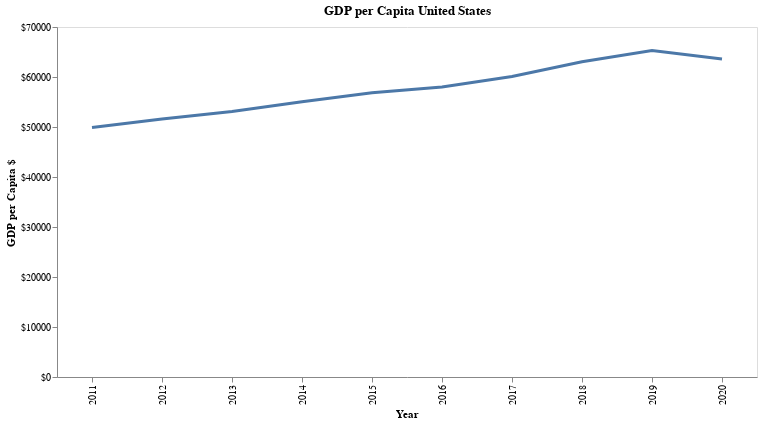

Notebook code cell kept with this figure:
### Code cell
my_altair.get_time_series_gdp_chart("United States")

### Figure 1 — Vega-Lite specification as saved in the notebook (floating-point values rounded to 4 significant figures)
{"config": {"view": {"continuousWidth": 400, "continuousHeight": 300}, "axis": {"grid": false}}, "layer": [{"mark": "line", "encoding": {"strokeWidth": {"value": 3}, "x": {"axis": {"title": "Year"}, "field": "Year", "type": "nominal"}, "y": {"axis": {"labelExpr": "\"$\" + datum.value", "title": "GDP per Capita $"}, "field": "GDP per capita", "type": "quantitative"}}, "height": 350, "title": "GDP per Capita United States", "width": 700}, {"mark": {"type": "circle", "color": "red", "opacity": 0.0, "size": 1000}, "encoding": {"tooltip": [{"field": "Country", "type": "nominal"}, {"field": "GDP $B", "type": "nominal"}, {"field": "GDP per capita", "type": "quantitative"}], "x": {"axis": {"title": ""}, "field": "Year", "type": "nominal"}, "y": {"axis": {"title": ""}, "field": "GDP per capita", "type": "quantitative"}}, "width": 700}], "data": {"name": "data-5ed4b9338ede302449acffadcfdbad04"}, "$schema": "https://vega.github.io/schema/vega-lite/v4.17.0.json", "datasets": {"data-5ed4b9338ede302449acffadcfdbad04": [{"Country": "United States", "Metric Year": "2011-01-01", "Year": 2011, "AFF value added": 1.216, "Exports G & S Pct GDP": 13.61, "Exports G & S Pct US dollar": 2144000000000.0, "Exports G & S annual growth %": 7.166, "GDP": 15540000000000.0, "GDP 2015 US dollar": 16570000000000.0, "GDP Growth Pct": 1.183, "GDP curr LCU": 15540000000000.0, "GDP per capita": 49882, "GNI": 15850000000000.0, "GNI Atlas": 15770000000000.0, "GNI PPP": 15850000000000.0, "GNI per capita Atlas": 50870, "GNI per capita PPP": 50630.0, "Gross capital formation": 19.1, "Gross domestic savings": 15.01, "Gross fixed capital formation": 18.81, "Gross fixed capital formation, private sector": 14.41, "Gross national expenditure Pct GDP": 104.1, "Gross savings Pct GDP": 16.32, "HH final consumer expenditure": 68.84, "Imports of G & S Pct GDP": 17.34, "Imports of G & S Pct annual growth": 4.816, "Imports of G & S current US dollar": 2698000000000.0, "Industry Pct GDP": 19.42, "Manufacturing Pct GDP": 11.95, "Merchandise Trade % GDP": 24.12, "Net trade in G & S US dollar": -554500000000.0, "Net trade in Goods US dollar": -741000000000.0, "Population": 311583481, "Population growth": 0.73, "Services Pct GDP": 75.86, "Services value added GDP": 1.685, "Textiles and clothing %  manufacturing": 1.412, "Trade Pct GDP": 30.96, "GDP $B": "$15543B", "GDP Pct Growth %": "1.18%", "GDP Pct Growth": 1.18, "Imports G & S Pct GDP": 17.34, "Net Trade Pct GDP": -3.73, "Trade Pct GDP %": 0.31, "Trade Total": 4818000000000.0, "Prev Year": 2010, "Year_curr": 2011, "Trade Total Change": null, "Trade Total Change %": null}, {"Country": "United States", "Metric Year": "2012-01-01", "Year": 2012, "AFF value added": 1.159, "Exports G & S Pct GDP": 13.69, "Exports G & S Pct US dollar": 2247000000000.0, "Exports G & S annual growth %": 4.014, "GDP": 16200000000000.0, "GDP 2015 US dollar": 16950000000000.0, "GDP Growth Pct": 1.876, "GDP curr LCU": 16200000000000.0, "GDP per capita": 51602, "GNI": 16680000000000.0, "GNI Atlas": 16570000000000.0, "GNI PPP": 16680000000000.0, "GNI per capita Atlas": 53130, "GNI per capita PPP": 52780.0, "Gross capital formation": 20.02, "Gross domestic savings": 16.26, "Gross fixed capital formation": 19.58, "Gross fixed capital formation, private sector": 15.31, "Gross national expenditure Pct GDP": 103.8, "Gross savings Pct GDP": 18.66, "HH final consumer expenditure": 68.21, "Imports of G & S Pct GDP": 17.1, "Imports of G & S Pct annual growth": 2.448, "Imports of G & S current US dollar": 2773000000000.0, "Industry Pct GDP": 19.16, "Manufacturing Pct GDP": 11.85, "Merchandise Trade % GDP": 23.97, "Net trade in G & S US dollar": -525900000000.0, "Net trade in Goods US dollar": -741100000000.0, "Population": 313877662, "Population growth": 0.73, "Services Pct GDP": 76.15, "Services value added GDP": 2.216, "Textiles and clothing %  manufacturing": 1.316, "Trade Pct GDP": 30.79, "GDP $B": "$16197B", "GDP Pct Growth %": "1.88%", "GDP Pct Growth": 1.88, "Imports G & S Pct GDP": 17.1, "Net Trade Pct GDP": -3.41, "Trade Pct GDP %": 0.31, "Trade Total": 5021000000000.0, "Prev Year": 2011, "Year_curr": 2012, "Trade Total Change": 202900000000.0, "Trade Total Change %": 4.21}, {"Country": "United States", "Metric Year": "2013-01-01", "Year": 2013, "AFF value added": 1.334, "Exports G & S Pct GDP": 13.63, "Exports G & S Pct US dollar": 2313000000000.0, "Exports G & S annual growth %": 2.971, "GDP": 16780000000000.0, "GDP 2015 US dollar": 17260000000000.0, "GDP Growth Pct": 1.49, "GDP curr LCU": 16780000000000.0, "GDP per capita": 53106, "GNI": 17190000000000.0, "GNI Atlas": 17060000000000.0, "GNI PPP": 17190000000000.0, "GNI per capita Atlas": 54380, "GNI per capita PPP": 53980.0, "Gross capital formation": 20.41, "Gross domestic savings": 17.21, "Gross fixed capital formation": 19.79, "Gross fixed capital formation, private sector": 15.78, "Gross national expenditure Pct GDP": 103.2, "Gross savings Pct GDP": 19.09, "HH final consumer expenditure": 67.7, "Imports of G & S Pct GDP": 16.48, "Imports of G & S Pct annual growth": 1.213, "Imports of G & S current US dollar": 2760000000000.0, "Industry Pct GDP": 19.26, "Manufacturing Pct GDP": 11.81, "Merchandise Trade % GDP": 23.29, "Net trade in G & S US dollar": -446900000000.0, "Net trade in Goods US dollar": -700500000000.0, "Population": 316059947, "Population growth": 0.69, "Services Pct GDP": 75.77, "Services value added GDP": 1.108, "Textiles and clothing %  manufacturing": 1.323, "Trade Pct GDP": 30.11, "GDP $B": "$16785B", "GDP Pct Growth %": "1.49%", "GDP Pct Growth": 1.49, "Imports G & S Pct GDP": 16.48, "Net Trade Pct GDP": -2.85, "Trade Pct GDP %": 0.3, "Trade Total": 5035000000000.0, "Prev Year": 2012, "Year_curr": 2013, "Trade Total Change": 14380000000.0, "Trade Total Change %": 0.29}, {"Country": "United States", "Metric Year": "2014-01-01", "Year": 2014, "AFF value added": 1.186, "Exports G & S Pct GDP": 13.56, "Exports G & S Pct US dollar": 2393000000000.0, "Exports G & S annual growth %": 3.884, "GDP": 17530000000000.0, "GDP 2015 US dollar": 17690000000000.0, "GDP Growth Pct": 2.151, "GDP curr LCU": 17530000000000.0, "GDP per capita": 55049, "GNI": 18040000000000.0, "GNI Atlas": 17770000000000.0, "GNI PPP": 18040000000000.0, "GNI per capita Atlas": 56670, "GNI per capita PPP": 55800.0, "Gross capital formation": 20.81, "Gross domestic savings": 17.76, "Gross fixed capital formation": 20.33, "Gross fixed capital formation, private sector": 0.0, "Gross national expenditure Pct GDP": 103.0, "Gross savings Pct GDP": 20.21, "HH final consumer expenditure": 67.6, "Imports of G & S Pct GDP": 16.47, "Imports of G & S Pct annual growth": 5.16, "Imports of G & S current US dollar": 2877000000000.0, "Industry Pct GDP": 19.33, "Manufacturing Pct GDP": 11.65, "Merchandise Trade % GDP": 23.01, "Net trade in G & S US dollar": -484000000000.0, "Net trade in Goods US dollar": -749900000000.0, "Population": 318386329, "Population growth": 0.73, "Services Pct GDP": 75.81, "Services value added GDP": 2.487, "Textiles and clothing %  manufacturing": 1.313, "Trade Pct GDP": 30.04, "GDP $B": "$17527B", "GDP Pct Growth %": "2.15%", "GDP Pct Growth": 2.15, "Imports G & S Pct GDP": 16.47, "Net Trade Pct GDP": -2.91, "Trade Pct GDP %": 0.3, "Trade Total": 5258000000000.0, "Prev Year": 2013, "Year_curr": 2014, "Trade Total Change": 222700000000.0, "Trade Total Change %": 4.42}, {"Country": "United States", "Metric Year": "2015-01-01", "Year": 2015, "AFF value added": 1.044, "Exports G & S Pct GDP": 12.44, "Exports G & S Pct US dollar": 2280000000000.0, "Exports G & S annual growth %": 0.2711, "GDP": 18240000000000.0, "GDP 2015 US dollar": 18240000000000.0, "GDP Growth Pct": 2.697, "GDP curr LCU": 18240000000000.0, "GDP per capita": 56863, "GNI": 18660000000000.0, "GNI Atlas": 18170000000000.0, "GNI PPP": 18660000000000.0, "GNI per capita Atlas": 58180, "GNI per capita PPP": 56640.0, "Gross capital formation": 21.16, "Gross domestic savings": 18.45, "Gross fixed capital formation": 20.41, "Gross fixed capital formation, private sector": 0.0, "Gross national expenditure Pct GDP": 102.7, "Gross savings Pct GDP": 20.21, "HH final consumer expenditure": 67.24, "Imports of G & S Pct GDP": 15.32, "Imports of G & S Pct annual growth": 5.186, "Imports of G & S current US dollar": 2771000000000.0, "Industry Pct GDP": 18.54, "Manufacturing Pct GDP": 11.63, "Merchandise Trade % GDP": 20.93, "Net trade in G & S US dollar": -491400000000.0, "Net trade in Goods US dollar": -761900000000.0, "Population": 320738994, "Population growth": 0.74, "Services Pct GDP": 76.78, "Services value added GDP": 2.914, "Textiles and clothing %  manufacturing": 1.271, "Trade Pct GDP": 27.76, "GDP $B": "$18238B", "GDP Pct Growth %": "2.70%", "GDP Pct Growth": 2.7, "Imports G & S Pct GDP": 15.32, "Net Trade Pct GDP": -2.88, "Trade Pct GDP %": 0.28, "Trade Total": 5107000000000.0, "Prev Year": 2014, "Year_curr": 2015, "Trade Total Change": -151400000000.0, "Trade Total Change %": -2.88}, {"Country": "United States", "Metric Year": "2016-01-01", "Year": 2016, "AFF value added": 0.944, "Exports G & S Pct GDP": 11.91, "Exports G & S Pct US dollar": 2238000000000.0, "Exports G & S annual growth %": 0.4053, "GDP": 18750000000000.0, "GDP 2015 US dollar": 18550000000000.0, "GDP Growth Pct": 1.344, "GDP curr LCU": 18750000000000.0, "GDP per capita": 58021, "GNI": 19020000000000.0, "GNI Atlas": 18460000000000.0, "GNI PPP": 19020000000000.0, "GNI per capita Atlas": 58870, "GNI per capita PPP": 57130.0, "Gross capital formation": 20.51, "Gross domestic savings": 18.08, "Gross fixed capital formation": 20.32, "Gross fixed capital formation, private sector": 0.0, "Gross national expenditure Pct GDP": 102.4, "Gross savings Pct GDP": 18.94, "HH final consumer expenditure": 67.72, "Imports of G & S Pct GDP": 14.61, "Imports of G & S Pct annual growth": 1.452, "Imports of G & S current US dollar": 2720000000000.0, "Industry Pct GDP": 17.97, "Manufacturing Pct GDP": 11.17, "Merchandise Trade % GDP": 19.74, "Net trade in G & S US dollar": -481500000000.0, "Net trade in Goods US dollar": -749800000000.0, "Population": 323071755, "Population growth": 0.72, "Services Pct GDP": 77.52, "Services value added GDP": 2.025, "Textiles and clothing %  manufacturing": 1.254, "Trade Pct GDP": 26.52, "GDP $B": "$18745B", "GDP Pct Growth %": "1.34%", "GDP Pct Growth": 1.34, "Imports G & S Pct GDP": 14.61, "Net Trade Pct GDP": -2.7, "Trade Pct GDP %": 0.27, "Trade Total": 5061000000000.0, "Prev Year": 2015, "Year_curr": 2016, "Trade Total Change": -45550000000.0, "Trade Total Change %": -0.89}, {"Country": "United States", "Metric Year": "2017-01-01", "Year": 2017, "AFF value added": 0.9498, "Exports G & S Pct GDP": 12.2, "Exports G & S Pct US dollar": 2391000000000.0, "Exports G & S annual growth %": 4.078, "GDP": 19540000000000.0, "GDP 2015 US dollar": 18980000000000.0, "GDP Growth Pct": 2.01, "GDP curr LCU": 19540000000000.0, "GDP per capita": 60109, "GNI": 19890000000000.0, "GNI Atlas": 19260000000000.0, "GNI PPP": 19890000000000.0, "GNI per capita Atlas": 61190, "GNI per capita PPP": 59240.0, "Gross capital formation": 20.72, "Gross domestic savings": 18.28, "Gross fixed capital formation": 20.57, "Gross fixed capital formation, private sector": 0.0, "Gross national expenditure Pct GDP": 102.4, "Gross savings Pct GDP": 19.52, "HH final consumer expenditure": 67.74, "Imports of G & S Pct GDP": 14.96, "Imports of G & S Pct annual growth": 4.444, "Imports of G & S current US dollar": 2904000000000.0, "Industry Pct GDP": 18.25, "Manufacturing Pct GDP": 11.13, "Merchandise Trade % GDP": 20.24, "Net trade in G & S US dollar": -512700000000.0, "Net trade in Goods US dollar": -799300000000.0, "Population": 325122128, "Population growth": 0.63, "Services Pct GDP": 77.24, "Services value added GDP": 2.329, "Textiles and clothing %  manufacturing": 1.208, "Trade Pct GDP": 27.16, "GDP $B": "$19543B", "GDP Pct Growth %": "2.01%", "GDP Pct Growth": 2.01, "Imports G & S Pct GDP": 14.96, "Net Trade Pct GDP": -2.76, "Trade Pct GDP %": 0.27, "Trade Total": 5277000000000.0, "Prev Year": 2016, "Year_curr": 2017, "Trade Total Change": 215400000000.0, "Trade Total Change %": 4.26}, {"Country": "United States", "Metric Year": "2018-01-01", "Year": 2018, "AFF value added": 0.9206, "Exports G & S Pct GDP": 12.29, "Exports G & S Pct US dollar": 2539000000000.0, "Exports G & S annual growth %": 2.811, "GDP": 20610000000000.0, "GDP 2015 US dollar": 19550000000000.0, "GDP Growth Pct": 2.726, "GDP curr LCU": 20610000000000.0, "GDP per capita": 63064, "GNI": 20950000000000.0, "GNI Atlas": 20750000000000.0, "GNI PPP": 20950000000000.0, "GNI per capita Atlas": 64090, "GNI per capita PPP": 63490.0, "Gross capital formation": 21.06, "Gross domestic savings": 18.58, "Gross fixed capital formation": 20.77, "Gross fixed capital formation, private sector": 0.0, "Gross national expenditure Pct GDP": 102.5, "Gross savings Pct GDP": 19.64, "HH final consumer expenditure": 67.5, "Imports of G & S Pct GDP": 15.18, "Imports of G & S Pct annual growth": 4.099, "Imports of G & S current US dollar": 3120000000000.0, "Industry Pct GDP": 18.53, "Manufacturing Pct GDP": 11.2, "Merchandise Trade % GDP": 20.76, "Net trade in G & S US dollar": -581000000000.0, "Net trade in Goods US dollar": -878700000000.0, "Population": 326838199, "Population growth": 0.53, "Services Pct GDP": 76.89, "Services value added GDP": 2.761, "Textiles and clothing %  manufacturing": 1.129, "Trade Pct GDP": 27.48, "GDP $B": "$20612B", "GDP Pct Growth %": "2.73%", "GDP Pct Growth": 2.73, "Imports G & S Pct GDP": 15.18, "Net Trade Pct GDP": -2.89, "Trade Pct GDP %": 0.27, "Trade Total": 5565000000000.0, "Prev Year": 2017, "Year_curr": 2018, "Trade Total Change": 288600000000.0, "Trade Total Change %": 5.47}, {"Country": "United States", "Metric Year": "2019-01-01", "Year": 2019, "AFF value added": 0.9169, "Exports G & S Pct GDP": 11.76, "Exports G & S Pct US dollar": 2528000000000.0, "Exports G & S annual growth %": -0.06519, "GDP": 21430000000000.0, "GDP 2015 US dollar": 19970000000000.0, "GDP Growth Pct": 1.929, "GDP curr LCU": 21430000000000.0, "GDP per capita": 65279, "GNI": 21710000000000.0, "GNI Atlas": 21660000000000.0, "GNI PPP": 21710000000000.0, "GNI per capita Atlas": 66120, "GNI per capita PPP": 65970.0, "Gross capital formation": 21.3, "Gross domestic savings": 18.81, "Gross fixed capital formation": 20.96, "Gross fixed capital formation, private sector": 0.0, "Gross national expenditure Pct GDP": 102.5, "Gross savings Pct GDP": 19.49, "HH final consumer expenditure": 67.32, "Imports of G & S Pct GDP": 14.54, "Imports of G & S Pct annual growth": 1.151, "Imports of G & S current US dollar": 3105000000000.0, "Industry Pct GDP": 18.16, "Manufacturing Pct GDP": 10.93, "Merchandise Trade % GDP": 19.65, "Net trade in G & S US dollar": -576300000000.0, "Net trade in Goods US dollar": -861500000000.0, "Population": 328329953, "Population growth": 0.46, "Services Pct GDP": 77.31, "Services value added GDP": 2.227, "Textiles and clothing %  manufacturing": 1.129, "Trade Pct GDP": 26.29, "GDP $B": "$21433B", "GDP Pct Growth %": "1.93%", "GDP Pct Growth": 1.93, "Imports G & S Pct GDP": 14.54, "Net Trade Pct GDP": -2.78, "Trade Pct GDP %": 0.26, "Trade Total": 5573000000000.0, "Prev Year": 2018, "Year_curr": 2019, "Trade Total Change": 7436000000.0, "Trade Total Change %": 0.13}, {"Country": "United States", "Metric Year": "2020-01-01", "Year": 2020, "AFF value added": 0.0, "Exports G & S Pct GDP": 10.13, "Exports G & S Pct US dollar": 2134000000000.0, "Exports G & S annual growth %": -13.56, "GDP": 20950000000000.0, "GDP 2015 US dollar": 19290000000000.0, "GDP Growth Pct": -3.574, "GDP curr LCU": 20950000000000.0, "GDP per capita": 63593, "GNI": 21290000000000.0, "GNI Atlas": 21260000000000.0, "GNI PPP": 21290000000000.0, "GNI per capita Atlas": 64610, "GNI per capita PPP": 64530.0, "Gross capital formation": 21.09, "Gross domestic savings": 18.27, "Gross fixed capital formation": 21.38, "Gross fixed capital formation, private sector": 0.0, "Gross national expenditure Pct GDP": 102.8, "Gross savings Pct GDP": 19.25, "HH final consumer expenditure": 67.04, "Imports of G & S Pct GDP": 13.24, "Imports of G & S Pct annual growth": -8.932, "Imports of G & S current US dollar": 2811000000000.0, "Industry Pct GDP": 0.0, "Manufacturing Pct GDP": 0.0, "Merchandise Trade % GDP": 18.32, "Net trade in G & S US dollar": -676700000000.0, "Net trade in Goods US dollar": -922000000000.0, "Population": 329484123, "Population growth": 0.35, "Services Pct GDP": 0.0, "Services value added GDP": 0.0, "Textiles and clothing %  manufacturing": 0.0, "Trade Pct GDP": 23.38, "GDP $B": "$20953B", "GDP Pct Growth %": "-3.57%", "GDP Pct Growth": -3.57, "Imports G & S Pct GDP": 13.24, "Net Trade Pct GDP": -3.11, "Trade Pct GDP %": 0.23, "Trade Total": 4819000000000.0, "Prev Year": 2019, "Year_curr": 2020, "Trade Total Change": -753400000000.0, "Trade Total Change %": -13.52}]}}
